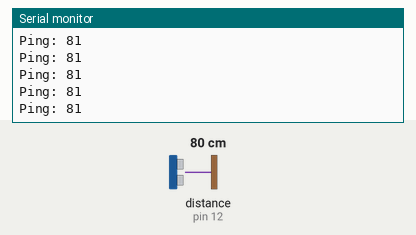
Simulated run of this sketch. Board: Arduino Uno, built with avr-gcc and run on an emulated ATmega328P. On the bench: the last lines printed to the serial monitor. Inputs (shaded band) come from the test bench; at power-on: distance to the obstacle (sensor on pin 12) 80 cm. The echo pulse lasts 58.3 µs per cm.

Above: at 1.2 s.
1.3 s: distance to the obstacle (sensor on pin 12) set to 2 cm
At 2.3 s:
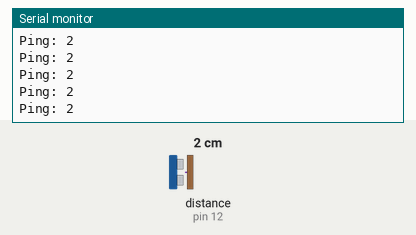
2.8 s: distance to the obstacle (sensor on pin 12) set to 35 cm
At 3.3 s:
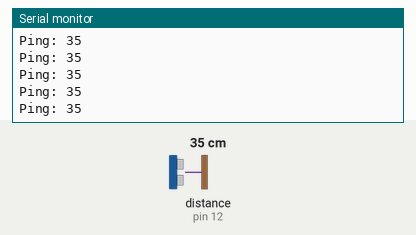
Timing chart, 0 to 5.8 s (numbered marks = the images above; inputs shaded):
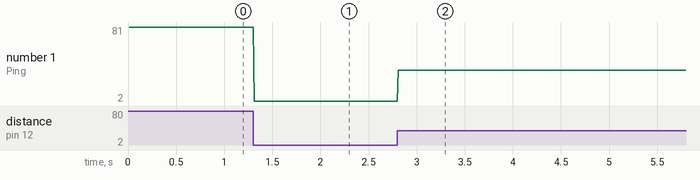

Measured:
- after the input at 1.3 s, the serial monitor: prints a new line at once (image 1)
- after the input at 2.8 s, the serial monitor: prints a new line at once (image 2)
- plotted number 1: 81 → 2 after the input at 1.3 s, 2 → 35 after the input at 2.8 s

The sketch:

ultrasonic.ino
```cpp
#include <NewPing.h>

/*****Define ultrasonic sensor pins*****/
#define trigger 13
#define echo 12
#define max_distance 200

NewPing sonar(trigger,echo,max_distance);

void setup() {
  // put your setup code here, to run once:
  Serial.begin(115200);
}

void loop() {
  // put your main code here, to run repeatedly:
  delay(5);
  int cm = sonar.ping_cm();          //ping_cm() returns integer
  Serial.print("Ping: ");
  Serial.println(cm);
}
```
